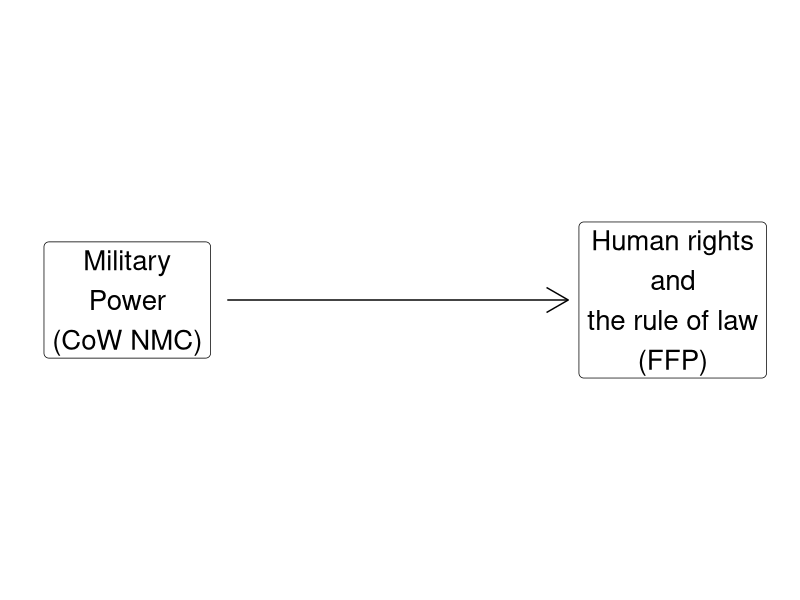

Write R code to recreate this figure.
## ---- chunk 1
#  background-size="1920px 1080px"
library(tidyverse)
library(readxl)
## ---- chunk 2
## Manual DAG
d1 <- tibble(
  x = c(-3, 3),
  y = c(1, 1),
  labels = c("Military\nPower\n(CoW NMC)", "Human rights\nand\nthe rule of law\n(FFP)")
)

ggplot(data = d1, aes(x = x, y = y)) +
  geom_point(size = 8) +
  theme_void() +
  coord_cartesian(xlim = c(-4, 4)) +
  geom_label(aes(label = labels), size = 7) +
  annotate("segment", x = -1.9, xend = 1.85, y = 1, yend = 1, arrow = arrow())
